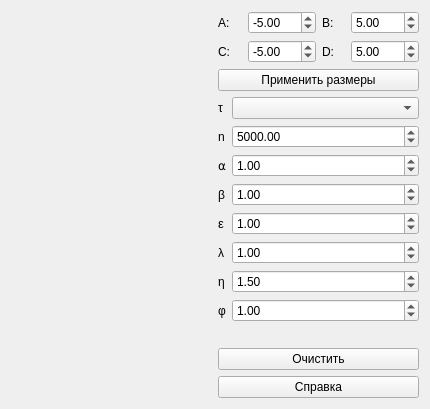
<?xml version="1.0" encoding="UTF-8"?>
<ui version="4.0">
 <class>MainWindow</class>
 <widget class="QMainWindow" name="MainWindow">
  <property name="geometry">
   <rect>
    <x>0</x>
    <y>0</y>
    <width>430</width>
    <height>370</height>
   </rect>
  </property>
  <property name="windowTitle">
   <string>MainWindow</string>
  </property>
  <widget class="QWidget" name="centralWidget">
   <layout class="QHBoxLayout" name="horizontalLayout_2">
    <item>
     <widget class="QwtPlot" name="qwtPlot"/>
    </item>
    <item>
     <layout class="QVBoxLayout" name="verticalLayout">
      <item>
       <layout class="QGridLayout" name="gridLayout">
        <item row="1" column="1">
         <widget class="QDoubleSpinBox" name="cDoubleSpinBox">
          <property name="minimum">
           <double>-100.000000000000000</double>
          </property>
          <property name="maximum">
           <double>100.000000000000000</double>
          </property>
          <property name="value">
           <double>-5.000000000000000</double>
          </property>
         </widget>
        </item>
        <item row="1" column="2">
         <widget class="QLabel" name="dLabel">
          <property name="text">
           <string>D:</string>
          </property>
         </widget>
        </item>
        <item row="0" column="0">
         <widget class="QLabel" name="aLabel">
          <property name="text">
           <string>A:</string>
          </property>
         </widget>
        </item>
        <item row="1" column="0">
         <widget class="QLabel" name="cLabel">
          <property name="text">
           <string>C:</string>
          </property>
         </widget>
        </item>
        <item row="1" column="3">
         <widget class="QDoubleSpinBox" name="dDoubleSpinBox">
          <property name="minimum">
           <double>-100.000000000000000</double>
          </property>
          <property name="maximum">
           <double>100.000000000000000</double>
          </property>
          <property name="value">
           <double>5.000000000000000</double>
          </property>
         </widget>
        </item>
        <item row="0" column="3">
         <widget class="QDoubleSpinBox" name="bDoubleSpinBox">
          <property name="minimum">
           <double>-100.000000000000000</double>
          </property>
          <property name="maximum">
           <double>100.000000000000000</double>
          </property>
          <property name="value">
           <double>5.000000000000000</double>
          </property>
         </widget>
        </item>
        <item row="0" column="1">
         <widget class="QDoubleSpinBox" name="aDoubleSpinBox">
          <property name="minimum">
           <double>-100.000000000000000</double>
          </property>
          <property name="maximum">
           <double>100.000000000000000</double>
          </property>
          <property name="value">
           <double>-5.000000000000000</double>
          </property>
         </widget>
        </item>
        <item row="0" column="2">
         <widget class="QLabel" name="bLabel">
          <property name="text">
           <string>B:</string>
          </property>
         </widget>
        </item>
       </layout>
      </item>
      <item>
       <widget class="QPushButton" name="enableSizeButton">
        <property name="text">
         <string>Применить размеры</string>
        </property>
       </widget>
      </item>
      <item>
       <layout class="QFormLayout" name="formLayout_5">
        <property name="fieldGrowthPolicy">
         <enum>QFormLayout::AllNonFixedFieldsGrow</enum>
        </property>
        <item row="0" column="0">
         <widget class="QLabel" name="tauLabel">
          <property name="text">
           <string>τ</string>
          </property>
         </widget>
        </item>
        <item row="0" column="1">
         <widget class="QComboBox" name="tauComboBox"/>
        </item>
        <item row="1" column="0">
         <widget class="QLabel" name="nLabel">
          <property name="text">
           <string>n</string>
          </property>
         </widget>
        </item>
        <item row="1" column="1">
         <widget class="QDoubleSpinBox" name="nDoubleSpinBox">
          <property name="minimum">
           <double>0.000000000000000</double>
          </property>
          <property name="maximum">
           <double>10000.000000000000000</double>
          </property>
          <property name="value">
           <double>5000.000000000000000</double>
          </property>
         </widget>
        </item>
        <item row="2" column="0">
         <widget class="QLabel" name="alphaLabel">
          <property name="mouseTracking">
           <bool>true</bool>
          </property>
          <property name="text">
           <string>⍺</string>
          </property>
         </widget>
        </item>
        <item row="2" column="1">
         <widget class="QDoubleSpinBox" name="alphaDoubleSpinBox">
          <property name="minimum">
           <double>-100.000000000000000</double>
          </property>
          <property name="maximum">
           <double>100.000000000000000</double>
          </property>
          <property name="value">
           <double>1.000000000000000</double>
          </property>
         </widget>
        </item>
        <item row="3" column="0">
         <widget class="QLabel" name="betaLabel">
          <property name="text">
           <string>β</string>
          </property>
         </widget>
        </item>
        <item row="3" column="1">
         <widget class="QDoubleSpinBox" name="betaDoubleSpinBox">
          <property name="minimum">
           <double>-100.000000000000000</double>
          </property>
          <property name="maximum">
           <double>100.000000000000000</double>
          </property>
          <property name="value">
           <double>1.000000000000000</double>
          </property>
         </widget>
        </item>
        <item row="4" column="0">
         <widget class="QLabel" name="epsilonLabel">
          <property name="text">
           <string>&lt;html&gt;&lt;head/&gt;&lt;body&gt;&lt;p&gt;&lt;span style=&quot; font-size:10pt;&quot;&gt;ε&lt;/span&gt;&lt;/p&gt;&lt;/body&gt;&lt;/html&gt;</string>
          </property>
         </widget>
        </item>
        <item row="4" column="1">
         <widget class="QDoubleSpinBox" name="epsilonDoubleSpinBox">
          <property name="minimum">
           <double>-100.000000000000000</double>
          </property>
          <property name="maximum">
           <double>100.000000000000000</double>
          </property>
          <property name="value">
           <double>1.000000000000000</double>
          </property>
         </widget>
        </item>
        <item row="5" column="0">
         <widget class="QLabel" name="lyambdaLabel">
          <property name="text">
           <string>λ</string>
          </property>
         </widget>
        </item>
        <item row="5" column="1">
         <widget class="QDoubleSpinBox" name="lyambdaDoubleSpinBox">
          <property name="minimum">
           <double>-100.000000000000000</double>
          </property>
          <property name="maximum">
           <double>100.000000000000000</double>
          </property>
          <property name="value">
           <double>1.000000000000000</double>
          </property>
         </widget>
        </item>
        <item row="7" column="0">
         <widget class="QLabel" name="fiLabel">
          <property name="text">
           <string>φ</string>
          </property>
         </widget>
        </item>
        <item row="7" column="1">
         <widget class="QDoubleSpinBox" name="fiDoubleSpinBox">
          <property name="minimum">
           <double>-100.000000000000000</double>
          </property>
          <property name="maximum">
           <double>100.000000000000000</double>
          </property>
          <property name="value">
           <double>1.000000000000000</double>
          </property>
         </widget>
        </item>
        <item row="6" column="0">
         <widget class="QLabel" name="etaLabel">
          <property name="text">
           <string>η</string>
          </property>
         </widget>
        </item>
        <item row="6" column="1">
         <widget class="QDoubleSpinBox" name="etaDoubleSpinBox">
          <property name="value">
           <double>1.500000000000000</double>
          </property>
         </widget>
        </item>
       </layout>
      </item>
      <item>
       <widget class="QLabel" name="imgLabel">
        <property name="text">
         <string/>
        </property>
       </widget>
      </item>
      <item>
       <widget class="QPushButton" name="clearButton">
        <property name="text">
         <string>Очистить</string>
        </property>
       </widget>
      </item>
      <item>
       <widget class="QPushButton" name="helpButton">
        <property name="text">
         <string>Справка</string>
        </property>
       </widget>
      </item>
     </layout>
    </item>
   </layout>
  </widget>
 </widget>
 <layoutdefault spacing="6" margin="11"/>
 <customwidgets>
  <customwidget>
   <class>QwtPlot</class>
   <extends>QFrame</extends>
   <header>qwt_plot.h</header>
   <container>1</container>
  </customwidget>
 </customwidgets>
 <resources/>
 <connections/>
</ui>
